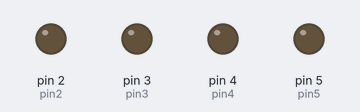
Bench run of a sketch on a simulated Arduino Uno, built with avr-gcc and run on an emulated ATmega328P. Shown: output pins drawn as LEDs (lit = HIGH).

Above: at 0.5 s.
At 2.5 s:
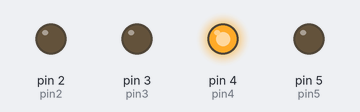
At 4.5 s:
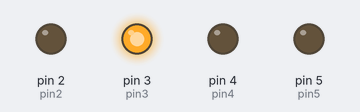
At 9.5 s:
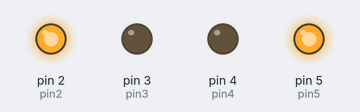
At 14.5 s:
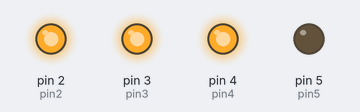
At 19.5 s:
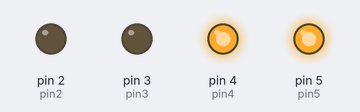
Timing chart, 0 to 20.8 s (numbered marks = the images above):
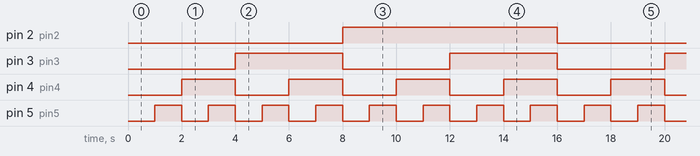

The sketch:

2_binary_counter_with_leds_4bit.ino
```cpp
//Declare pins and make it a habit to do so as it makes it easier to change pins.
//Each pin represents the port number in which you are going to use.

int pin2=2;
int pin3=3;
int pin4=4;
int pin5=5;
void setup() {
  // put your setup code here, to run once:
  //This code only runs once and tells the arduino which ports you are working with.
  //For example pin2 which has been declared as two is an output so the arduino knows.
  pinMode(pin2,OUTPUT);
  pinMode(pin3,OUTPUT);
  pinMode(pin4,OUTPUT);
  pinMode(pin5,OUTPUT);
}

void loop() {
  // put your main code here, to run repeatedly:
  //MAKING A BINARY COUNTER USING LEDS

  //Number 0 -0000
 digitalWrite(pin2,LOW);
 digitalWrite(pin3,LOW);
 digitalWrite(pin4,LOW);
 digitalWrite(pin5,LOW);

 delay(1000);

//Number 1 - 0001
 digitalWrite(pin2,LOW);
 digitalWrite(pin3,LOW);
 digitalWrite(pin4,LOW);
 digitalWrite(pin5,HIGH);

 delay(1000);

//Number 2 -0010
 digitalWrite(pin2,LOW);
 digitalWrite(pin3,LOW);
 digitalWrite(pin4,HIGH);
 digitalWrite(pin5,LOW);

 delay(1000);

//Number 3 - 0011
 digitalWrite(pin2,LOW);
 digitalWrite(pin3,LOW);
 digitalWrite(pin4,HIGH);
 digitalWrite(pin5,HIGH);

 delay(1000);

 //Number 4 -0100
digitalWrite(pin2,LOW);
digitalWrite(pin3,HIGH);
digitalWrite(pin4,LOW);
digitalWrite(pin5,LOW);

delay(1000);

//Number 5 - 0101
digitalWrite(pin2,LOW);
digitalWrite(pin3,HIGH);
digitalWrite(pin4,LOW);
digitalWrite(pin5,HIGH);

delay(1000);

//Number 6 - 0110
digitalWrite(pin2,LOW);
digitalWrite(pin3,HIGH);
digitalWrite(pin4,HIGH);
digitalWrite(pin5,LOW);

delay(1000);

//Number 7 - 0111
digitalWrite(pin2,LOW);
digitalWrite(pin3,HIGH);
digitalWrite(pin4,HIGH);
digitalWrite(pin5,HIGH);

delay(1000);

//Number 8 - 1000
digitalWrite(pin2,HIGH);
digitalWrite(pin3,LOW);
digitalWrite(pin4,LOW);
digitalWrite(pin5,LOW);

delay(1000);

//Number 9 - 1001
digitalWrite(pin2,HIGH);
digitalWrite(pin3,LOW);
digitalWrite(pin4,LOW);
digitalWrite(pin5,HIGH);

delay(1000);

//Number 10  -1010
digitalWrite(pin2,HIGH);
digitalWrite(pin3,LOW);
digitalWrite(pin4,HIGH);
digitalWrite(pin5,LOW);

delay(1000);

//Number 11 - 1011
digitalWrite(pin2,HIGH);
digitalWrite(pin3,LOW);
digitalWrite(pin4,HIGH);
digitalWrite(pin5,HIGH);

delay(1000);

//Number 12 - 1100
digitalWrite(pin2,HIGH);
digitalWrite(pin3,HIGH);
digitalWrite(pin4,LOW);
digitalWrite(pin5,LOW);

delay(1000);

//Number 13 - 1101
digitalWrite(pin2,HIGH);
digitalWrite(pin3,HIGH);
digitalWrite(pin4,LOW);
digitalWrite(pin5,HIGH);

delay(1000);

//Number 14 - 1110
digitalWrite(pin2,HIGH);
digitalWrite(pin3,HIGH);
digitalWrite(pin4,HIGH);
digitalWrite(pin5,LOW);

delay(1000);

//Number 15 - 1111

  digitalWrite(pin2,HIGH);
  digitalWrite(pin3,HIGH);
  digitalWrite(pin4,HIGH);
  digitalWrite(pin5,HIGH);

  delay(1000);

}
//As this part of the code loops then after 15 the leds will flash 0 and so on.
//Using the number 1000 as a number instead of declaring it in the beginning is a mistake.
//If I wanted to change the delay time , I would have to change every value.
// If I had declared it as FOR EXAMPLE int waittime-1000; this would have been avoided.
//If I did that I would easily change the delay time by changing the declared variable.
//Made by Margaret Wanja Karacho
```

Measured:
- by itself, pin 2 (pin2): alternates HIGH for 8.0 s and LOW for 8.0 s
- by itself, pin 3 (pin3): alternates HIGH for 4.0 s and LOW for 4.0 s
- by itself, pin 4 (pin4): alternates HIGH for 2.0 s and LOW for 2.0 s
- by itself, pin 5 (pin5): alternates HIGH for 1.0 s and LOW for 1.0 s
